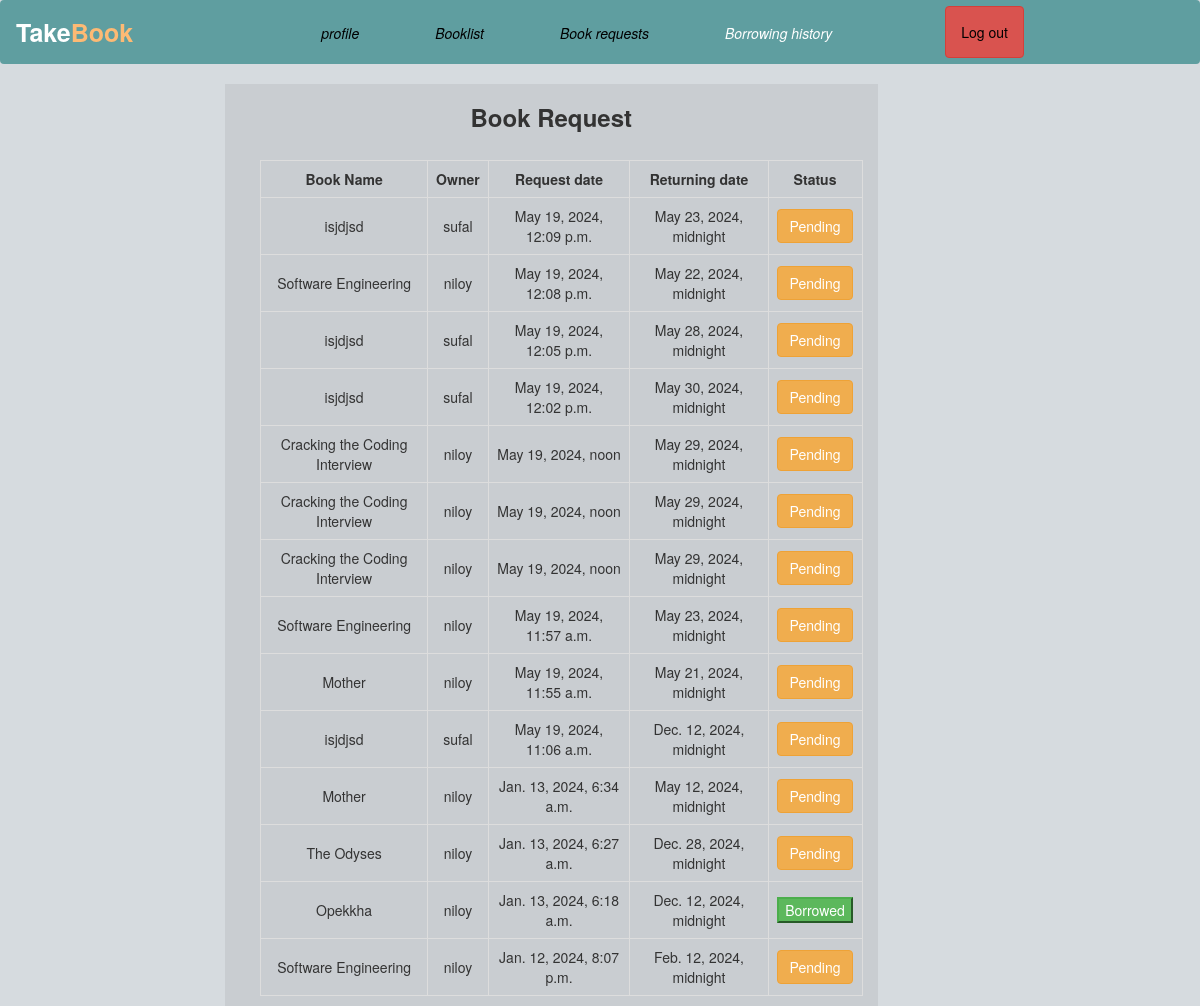
The page /borrowing_history/ (signed in) on the database as committed earlier.
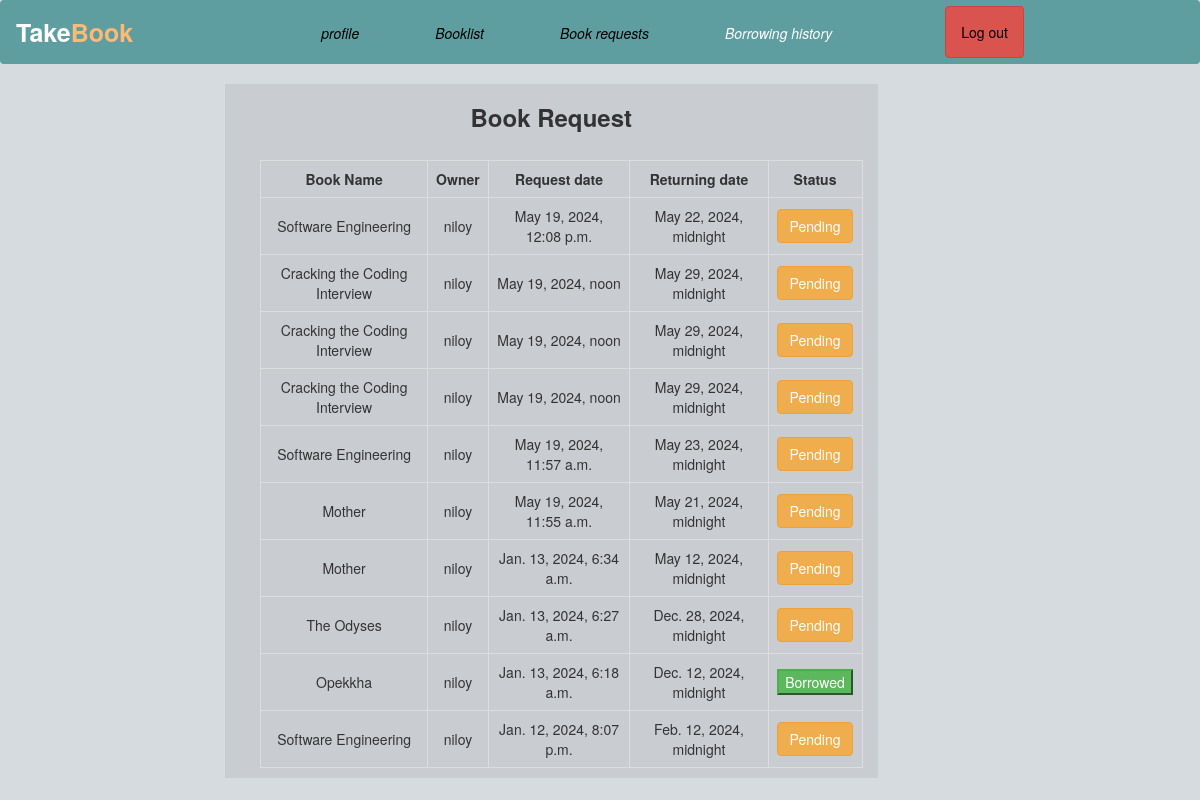
The same page on the database as committed later.
### profileapp/models.py (models this page shows, shortened)
class BookRequest(models.Model):
    sender = models.ForeignKey(User,related_name='sent_request', on_delete=models.CASCADE)
    receiver = models.ForeignKey(User,related_name='received_request', on_delete=models.CASCADE,default=None)
    book = models.ForeignKey(Book, on_delete=models.CASCADE)
    request_date = models.DateTimeField(auto_now_add=True)
    schedule = models.DateTimeField()

class Book(models.Model):
    owner=models.ForeignKey(User,on_delete=models.CASCADE)
    title=models.CharField(max_length=100)
    author=models.CharField(max_length=100,null=True)
    genre=models.CharField(max_length=100,null=True)
    availability = models.IntegerField(default=0)
    created_at = models.DateTimeField(auto_now_add=True)

### profileapp/views.py (the view)
# urls.py: path('borrowing_history/', profileview.borrowing_history, name='borrowing_history'),
@login_required
def borrowing_history(request):
    borrows = BookRequest.objects.filter(sender=request.user).order_by('-request_date')
    return render(request, 'users/borrowing_history.html', {'borrows': borrows})

### templates/users/borrowing_history.html (shortened to what this page needs)
<!DOCTYPE html>
<html lang="en">
<head>
    <link href="https://cdn.jsdelivr.net/npm/bootstrap@5.3.2/dist/css/bootstrap.min.css" rel="stylesheet">
    <link rel="stylesheet" href="https://maxcdn.bootstrapcdn.com/bootstrap/3.4.1/css/bootstrap.min.css">
    <link rel="stylesheet" href="https://cdnjs.cloudflare.com/ajax/libs/font-awesome/4.7.0/css/font-awesome.min.css">
</head>
  <body>
  <nav class="navbar navbar-expand-lg " style="background-color:#5F9EA0;">
        <div class="navbar-header">
          <a class="navbar-brand" href="{% url 'home' %}"><strong class="text-white fs-1" style="margin-right:100px">Take<span class="text-orange-300">Book</span> </strong> </a>
        </div>
        <ul class="nav navbar-nav">
          <li class="nav-item"><i><a href={% url 'profile' username=request.user.username %} class="btn " style="color:black;margin:10px 0px 0px 50px">profile</a></i></li>
          <li class="nav-item"><i><a href={% url 'booklist' username=request.user.username %} class="btn " style="color:black;margin:10px 0px 0px 50px">Booklist</a></i></li>
          <li class="nav-item"><i><a href={% url 'see_book_request' %} class="btn " style="color:black;margin:10px 0px 0px 50px">Book requests</a></i></li>
          <li class="nav-item"><i><a href={% url 'borrowing_history' %} class="btn " style="color:white;margin:10px 0px 0px 50px">Borrowing history</a></i></li>
          <li><a href={% url 'logout' %} class="btn btn-danger navbar-btn" style="color:black;margin:0px 20px 0px 100px">Log out</a></li>
        </ul>
    </nav>
      <div class="container-fluid">
        <div class-"row">
           <div class="col-md-2"></div>
           <div class="col-md-7">
             <div class="container-fluid" style="background-color: #1111">
                <h3 class="text-center"><strong>Book Request</strong></h3><br>
                <ul>
                <table>
                    <tr >
                       <th>Book Name</th><th> Owner </th>
                       <th>Request date</th><th>Returning date</th>
                       <th colspan="2">Status</th>
                    </tr>
                   {% for borrow in borrows %}
                    <tr>
                        <td>{{ borrow.book.title }}</td><td>{{ borrow.receiver }}</td>
                        <td>{{ borrow.request_date }}</td><td>{{ borrow.schedule }}</td>
                        {% if borrow.book.availability == 1 %}
                        <td><a class="btn btn-warning">Pending</a></td>
                        {% elif borrow.book.availability == 2 %}
                        <td colspan="2"><button class="btn-success">Borrowed</button></td>
                        {% endif %}
                    </tr>
                    {% endfor %}
                </table>
                </ul>
              </div>
           </div>
        </div>
    </div>
</body>
</html>

Rows that differ between the two databases and show on the page:
removed BookRequest: book "isjdjsd", receiver "sufal", request_date "May 19, 2024, 12:09 p.m.", schedule "May 23, 2024, midnight", shows "Pending"
removed BookRequest: book "isjdjsd", receiver "sufal", request_date "May 19, 2024, 12:05 p.m.", schedule "May 28, 2024, midnight", shows "Pending"
removed BookRequest: book "isjdjsd", receiver "sufal", request_date "May 19, 2024, 12:02 p.m.", schedule "May 30, 2024, midnight", shows "Pending"
removed BookRequest: book "isjdjsd", receiver "sufal", request_date "May 19, 2024, 11:06 a.m.", schedule "Dec. 12, 2024, midnight", shows "Pending"
